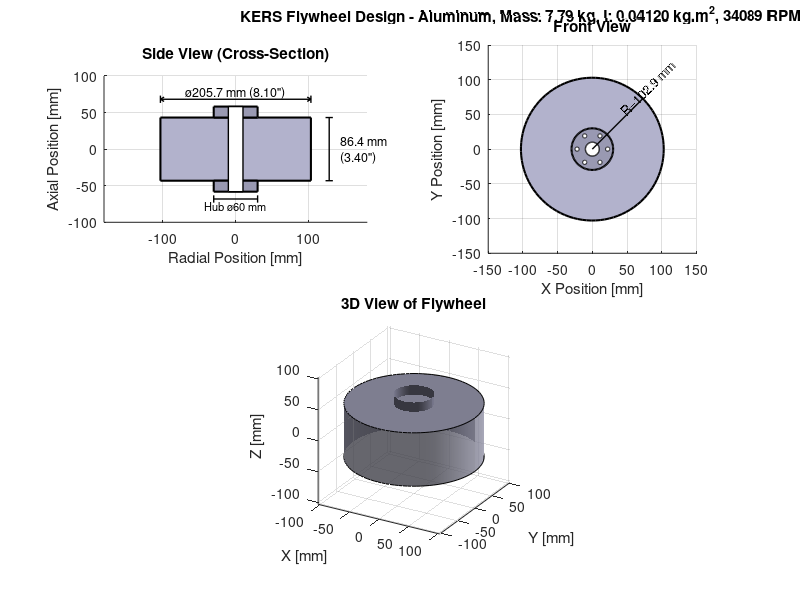
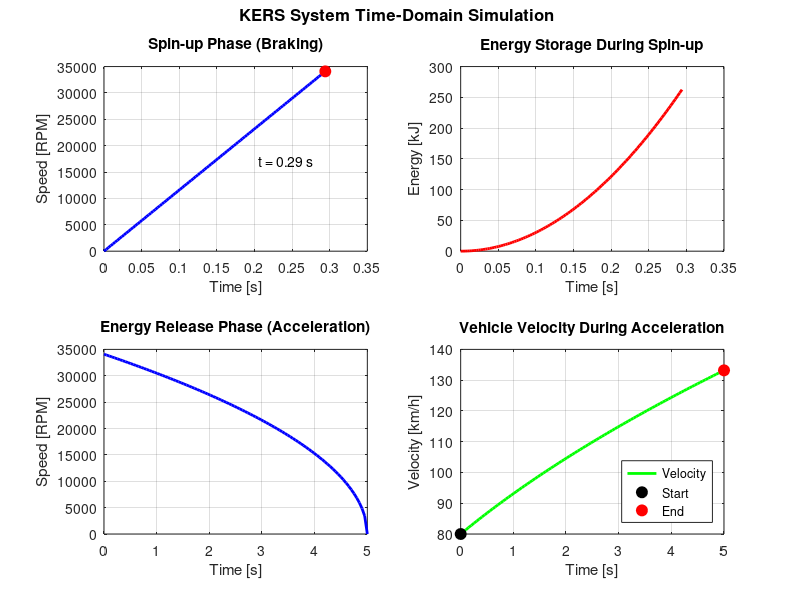

Recreate these plots in MATLAB, in order.
%% KERS Flywheel Design Script
% ME Design Project - Kinetic Energy Recovery System
% Date: November 2024
%
% This script designs a flywheel for an automotive KERS system
% that stores energy during braking and releases it during acceleration

clear; clc; close all;

%% ========== USER INPUT - EVALUATION MODE ==========
% Set to true to evaluate all materials and find the best one
% Set to false to test a specific material
evaluate_all_materials = true;  % <--- CHANGE THIS

% If evaluate_all_materials = false, specify which material:
%   1 = Aluminum        (2712 kg/m^3,  $2.80/kg)
%   2 = Brass 60/40     (8520 kg/m^3,  $5.00/kg)
%   3 = Copper          (8940 kg/m^3, $11.00/kg)
%   4 = Stainless Steel (7500 kg/m^3,  $4.00/kg)  <-- Good balance
%   5 = Titanium        (4500 kg/m^3, $100.00/kg)
%   6 = Zinc            (7135 kg/m^3, $13.00/kg)

single_material_choice = 4;  % <--- Only used if evaluate_all_materials = false

% ====================================================

%% Given Parameters and Constraints

% Power requirements
P_max = 60e3;           % Maximum power [W]
P_min = 45e3;           % Minimum power [W]
t_delivery = 5;         % Power delivery duration [s]

% Torque and vehicle specs
T_brake = 500;          % Available braking torque [Nm]
m_vehicle = 600;        % Total vehicle mass [kg]

% Size constraints (convert to meters)
D_max = 9 * 0.0254;     % Maximum diameter [m] (9 inches)
W_max = 4 * 0.0254;     % Maximum width [m] (4 inches)
r_max = D_max / 2;      % Maximum radius [m]

% Initial velocity after braking
v_initial = 80 / 3.6;   % Convert 80 km/h to m/s

%% Material Properties (from Table 1)

materials = {'Aluminum', 'Brass 60/40', 'Copper', 'Stainless Steel', 'Titanium', 'Zinc'};
densities = [2712, 8520, 8940, 7500, 4500, 7135];  % kg/m^3
costs = [2.80, 5, 11, 4, 100, 13];  % $/kg

fprintf('=== KERS FLYWHEEL DESIGN ===\n\n');

% Determine which materials to evaluate
if evaluate_all_materials
    material_list = 1:6;
    fprintf('Mode: Evaluating ALL materials to find optimal design\n\n');
else
    material_list = single_material_choice;
    fprintf('Mode: Single material evaluation\n');
    fprintf('Selected Material: %s\n', materials{single_material_choice});
    fprintf('Density: %.0f kg/m^3\n', densities(single_material_choice));
    fprintf('Cost: $%.2f/kg\n\n', costs(single_material_choice));
end

%% Part A: Calculate Moment of Inertia (Iterative Design)

% Energy requirement calculation
E_min = P_min * t_delivery;  % Minimum energy needed [J]
E_max = P_max * t_delivery;  % Maximum energy at full power [J]
E_target = (E_min + E_max) / 2;  % Target middle of range

fprintf('--- Energy Requirements ---\n');
fprintf('Minimum Energy: %.1f kJ\n', E_min/1000);
fprintf('Maximum Energy: %.1f kJ\n', E_max/1000);
fprintf('Target Energy: %.1f kJ\n\n', E_target/1000);

% Material comparison storage
material_comparison = [];  % Store results for each material

% Loop through each material to evaluate
for mat_idx = material_list

    % Set material properties for this iteration
    rho = densities(mat_idx);
    cost_per_kg = costs(mat_idx);

    fprintf('\n========================================\n');
    fprintf('EVALUATING: %s\n', materials{mat_idx});
    fprintf('Density: %.0f kg/m^3, Cost: $%.2f/kg\n', rho, cost_per_kg);
    fprintf('========================================\n\n');

% For a solid disk: I = (1/2) * m * r^2 = (1/2) * (rho * pi * r^2 * w) * r^2
% I = (1/2) * rho * pi * r^4 * w

% Energy stored: E = (1/2) * I * omega^2
% So: E = (1/4) * rho * pi * r^4 * w * omega^2

    % Design iteration table
    fprintf('--- Design Iteration Process ---\n');
    fprintf('Iter | Radius(m) | Width(m)  | Mass(kg) | I(kg.m^2) | omega(rad/s) | RPM      | Energy(kJ) | Cost($)\n');
    fprintf('-----|-----------|-----------|----------|-----------|--------------|----------|------------|--------\n');

    % Store iteration data
    iterations = [];
    iter = 0;

    % Try different size combinations to explore design space
    % A human would try: max size, reduced width, reduced radius, smaller overall

    %% Iteration 1: Maximum dimensions
    r = r_max;
    w = W_max;
    m = rho * pi * r^2 * w;
    I = 0.5 * m * r^2;
    omega = sqrt(2 * E_target / I);
    rpm = omega * 60 / (2*pi);
    E_stored = 0.5 * I * omega^2;
    total_cost = m * cost_per_kg;

    iter = iter + 1;
    fprintf('%4d | %9.4f | %9.4f | %8.2f | %9.5f | %12.1f | %8.0f | %9.2f   | %7.2f\n', ...
        iter, r, w, m, I, omega, rpm, E_stored/1000, total_cost);
    iterations = [iterations; iter, r, w, m, I, omega, rpm, E_stored, total_cost];

    %% Iteration 2: Reduce width (lighter, higher RPM)
    r = r_max;
    w = W_max * 0.75;  % 75% width
    m = rho * pi * r^2 * w;
    I = 0.5 * m * r^2;
    omega = sqrt(2 * E_target / I);
    rpm = omega * 60 / (2*pi);
    E_stored = 0.5 * I * omega^2;
    total_cost = m * cost_per_kg;

    iter = iter + 1;
    fprintf('%4d | %9.4f | %9.4f | %8.2f | %9.5f | %12.1f | %8.0f | %9.2f   | %7.2f\n', ...
        iter, r, w, m, I, omega, rpm, E_stored/1000, total_cost);
    iterations = [iterations; iter, r, w, m, I, omega, rpm, E_stored, total_cost];

    %% Iteration 3: Reduce radius (different geometry)
    r = r_max * 0.85;  % 85% radius
    w = W_max;
    m = rho * pi * r^2 * w;
    I = 0.5 * m * r^2;
    omega = sqrt(2 * E_target / I);
    rpm = omega * 60 / (2*pi);
    E_stored = 0.5 * I * omega^2;
    total_cost = m * cost_per_kg;

    iter = iter + 1;
    fprintf('%4d | %9.4f | %9.4f | %8.2f | %9.5f | %12.1f | %8.0f | %9.2f   | %7.2f\n', ...
        iter, r, w, m, I, omega, rpm, E_stored/1000, total_cost);
    iterations = [iterations; iter, r, w, m, I, omega, rpm, E_stored, total_cost];

    %% Iteration 4: Both reduced (compromise)
    r = r_max * 0.9;
    w = W_max * 0.85;
    m = rho * pi * r^2 * w;
    I = 0.5 * m * r^2;
    omega = sqrt(2 * E_target / I);
    rpm = omega * 60 / (2*pi);
    E_stored = 0.5 * I * omega^2;
    total_cost = m * cost_per_kg;

    iter = iter + 1;
    fprintf('%4d | %9.4f | %9.4f | %8.2f | %9.5f | %12.1f | %8.0f | %9.2f   | %7.2f\n', ...
        iter, r, w, m, I, omega, rpm, E_stored/1000, total_cost);
    iterations = [iterations; iter, r, w, m, I, omega, rpm, E_stored, total_cost];

    fprintf('\n');

    % Store all iteration data for optimization
    % Columns: [mat_idx, iter_num, r, w, m, I, omega, rpm, E, cost]
    for i = 1:size(iterations, 1)
        material_comparison = [material_comparison; mat_idx, iterations(i,1), iterations(i,2), iterations(i,3), ...
                              iterations(i,4), iterations(i,5), iterations(i,6), iterations(i,7), iterations(i,8), iterations(i,9)];
    end

end  % End of material loop

% Optimal design selection (without made-up numbers)
if evaluate_all_materials
    fprintf('\n========================================\n');
    fprintf('OPTIMAL DESIGN SELECTION\n');
    fprintf('========================================\n');
    fprintf('Scoring based on two real project objectives:\n');
    fprintf('  1. Minimize Cost (project requirement)\n');
    fprintf('  2. Minimize Mass (automotive application)\n');
    fprintf('Each metric normalized 0-100, equal weight (50%% each)\n\n');

    % Extract metrics for all designs
    all_costs = material_comparison(:, 10);
    all_masses = material_comparison(:, 5);

    % Normalize metrics to 0-100 scale (lower is better for both)
    % Score = 100 * (max - value) / (max - min)
    % This gives 100 to best (lowest) and 0 to worst (highest)
    cost_scores = 100 * (max(all_costs) - all_costs) / (max(all_costs) - min(all_costs));
    mass_scores = 100 * (max(all_masses) - all_masses) / (max(all_masses) - min(all_masses));

    % Combined score (equal weights - no arbitrary bias)
    combined_scores = (cost_scores + mass_scores) / 2;

    % Find optimal design
    [best_score, best_idx] = max(combined_scores);

    % Extract optimal design parameters
    material_choice = material_comparison(best_idx, 1);
    iter_choice = material_comparison(best_idx, 2);
    r_final = material_comparison(best_idx, 3);
    w_final = material_comparison(best_idx, 4);
    m_final = material_comparison(best_idx, 5);
    I_final = material_comparison(best_idx, 6);
    omega_op = material_comparison(best_idx, 7);
    rpm_op = material_comparison(best_idx, 8);

    % Show top 5 designs
    [sorted_scores, sorted_idx] = sort(combined_scores, 'descend');
    fprintf('Top 5 Design Options:\n');
    fprintf('Rank | Material         | Iter | Mass(kg) | RPM      | Cost($) | Score\n');
    fprintf('-----|------------------|------|----------|----------|---------|-------\n');
    for i = 1:min(5, length(sorted_scores))
        idx = sorted_idx(i);
        mat_num = material_comparison(idx, 1);
        iter_num = material_comparison(idx, 2);
        fprintf('%4d | %-16s | %4d | %8.2f | %8.0f | %7.2f | %6.1f\n', ...
            i, materials{mat_num}, iter_num, material_comparison(idx, 5), ...
            material_comparison(idx, 8), material_comparison(idx, 10), combined_scores(idx));
    end

    fprintf('\n--- OPTIMAL DESIGN SELECTED ---\n');
    fprintf('Material: %s, Iteration: %d\n', materials{material_choice}, iter_choice);
    fprintf('Score Breakdown: Cost=%.1f, Mass=%.1f → Combined=%.1f\n', ...
        cost_scores(best_idx), mass_scores(best_idx), best_score);
    fprintf('========================================\n\n');
else
    material_choice = single_material_choice;
    % Use iteration 1 (max dimensions) for single material mode
    r_final = r_max;
    w_final = W_max;
    rho = densities(material_choice);
    cost_per_kg = costs(material_choice);
    m_final = rho * pi * r_final^2 * w_final;
    I_final = 0.5 * m_final * r_final^2;
    omega_op = sqrt(2 * E_target / I_final);
    rpm_op = omega_op * 60 / (2*pi);
end

% Set final material properties
rho = densities(material_choice);
cost_per_kg = costs(material_choice);

fprintf('--- FINAL DESIGN (Part A) ---\n');
if evaluate_all_materials
    fprintf('AUTOMATICALLY SELECTED based on optimal scoring\n');
end
fprintf('Material: %s\n', materials{material_choice});
fprintf('Flywheel Radius: %.4f m (%.2f in)\n', r_final, r_final/0.0254);
fprintf('Flywheel Width: %.4f m (%.2f in)\n', w_final, w_final/0.0254);
fprintf('Flywheel Mass: %.2f kg\n', m_final);
fprintf('Moment of Inertia: %.6f kg.m^2\n', I_final);
fprintf('Operating Speed: %.0f RPM (%.1f rad/s)\n', rpm_op, omega_op);
fprintf('Energy Stored: %.2f kJ\n', E_target/1000);
fprintf('Total Cost: $%.2f\n\n', m_final * cost_per_kg);

%% Part B: Spin-up Time Calculation

% Using T = I * alpha, where alpha is angular acceleration
% alpha = T / I
% omega = alpha * t (starting from rest)
% t = omega / alpha = omega * I / T

alpha = T_brake / I_final;  % Angular acceleration [rad/s^2]
t_spinup = omega_op / alpha;  % Time to reach operating speed [s]

fprintf('--- SPIN-UP TIME (Part B) ---\n');
fprintf('Available Braking Torque: %.0f Nm\n', T_brake);
fprintf('Angular Acceleration: %.2f rad/s^2\n', alpha);
fprintf('Time to reach %.0f RPM: %.2f seconds\n\n', rpm_op, t_spinup);

% Verify with kinematics
omega_check = alpha * t_spinup;
fprintf('Verification: omega = alpha * t = %.1f rad/s (should be %.1f)\n\n', omega_check, omega_op);

%% Part C: Vehicle Velocity Gain Analysis

% Energy released from flywheel goes to vehicle kinetic energy
% E_flywheel = (1/2) * m_vehicle * (v_final^2 - v_initial^2)
% Solving for v_final:
% v_final = sqrt(v_initial^2 + 2*E_flywheel/m_vehicle)

% For different power levels
E_at_Pmin = P_min * t_delivery;
E_at_Pmax = P_max * t_delivery;

% Velocity gain at minimum power
v_final_min = sqrt(v_initial^2 + 2*E_at_Pmin/m_vehicle);
delta_v_min = v_final_min - v_initial;

% Velocity gain at maximum power
v_final_max = sqrt(v_initial^2 + 2*E_at_Pmax/m_vehicle);
delta_v_max = v_final_max - v_initial;

% At target energy
v_final_target = sqrt(v_initial^2 + 2*E_target/m_vehicle);
delta_v_target = v_final_target - v_initial;

fprintf('--- VELOCITY GAIN ANALYSIS (Part C) ---\n');
fprintf('Initial Velocity: %.2f m/s (%.0f km/h)\n', v_initial, v_initial*3.6);
fprintf('\nAt Minimum Power (%.0f kW):\n', P_min/1000);
fprintf('  Energy Released: %.1f kJ\n', E_at_Pmin/1000);
fprintf('  Final Velocity: %.2f m/s (%.1f km/h)\n', v_final_min, v_final_min*3.6);
fprintf('  Velocity Gain: %.2f m/s (%.1f km/h)\n', delta_v_min, delta_v_min*3.6);

fprintf('\nAt Maximum Power (%.0f kW):\n', P_max/1000);
fprintf('  Energy Released: %.1f kJ\n', E_at_Pmax/1000);
fprintf('  Final Velocity: %.2f m/s (%.1f km/h)\n', v_final_max, v_final_max*3.6);
fprintf('  Velocity Gain: %.2f m/s (%.1f km/h)\n', delta_v_max, delta_v_max*3.6);

fprintf('\nAt Target Energy (%.1f kJ):\n', E_target/1000);
fprintf('  Final Velocity: %.2f m/s (%.1f km/h)\n', v_final_target, v_final_target*3.6);
fprintf('  Velocity Gain: %.2f m/s (%.1f km/h)\n\n', delta_v_target, delta_v_target*3.6);

%% Part D: Angular Momentum

H = I_final * omega_op;  % Angular momentum [kg.m^2/s]

fprintf('--- ANGULAR MOMENTUM (Part D) ---\n');
fprintf('Angular Momentum at Operating Speed: %.2f kg.m^2/s\n', H);
fprintf('  = %.2f N.m.s\n\n', H);

%% Part E: Dimensioned Sketch of Flywheel

figure('Position', [100 100 1000 800]);

% Design with hub for gear attachment
r_hub = 0.03;           % Hub radius for gear attachment [m]
r_inner = 0.04;         % Inner radius (after hub) [m]
hub_height = 0.015;     % Hub protrusion height [m]

% Side view (cross-section)
subplot(2,2,1);
hold on;

% Main disk body
rectangle('Position', [-r_final*1000, -w_final*1000/2, 2*r_final*1000, w_final*1000], ...
    'FaceColor', [0.7 0.7 0.8], 'EdgeColor', 'k', 'LineWidth', 1.5);

% Hub (protrusion for gear attachment)
rectangle('Position', [-r_hub*1000, -w_final*1000/2-hub_height*1000, 2*r_hub*1000, hub_height*1000], ...
    'FaceColor', [0.6 0.6 0.7], 'EdgeColor', 'k', 'LineWidth', 1.5);
rectangle('Position', [-r_hub*1000, w_final*1000/2, 2*r_hub*1000, hub_height*1000], ...
    'FaceColor', [0.6 0.6 0.7], 'EdgeColor', 'k', 'LineWidth', 1.5);

% Center hole for shaft
rectangle('Position', [-10, -w_final*1000/2-hub_height*1000, 20, w_final*1000+2*hub_height*1000], ...
    'FaceColor', 'w', 'EdgeColor', 'k', 'LineWidth', 1);

% Dimension lines
% Diameter
plot([-r_final*1000, -r_final*1000], [w_final*1000/2+20, w_final*1000/2+30], 'k-', 'LineWidth', 1);
plot([r_final*1000, r_final*1000], [w_final*1000/2+20, w_final*1000/2+30], 'k-', 'LineWidth', 1);
plot([-r_final*1000, r_final*1000], [w_final*1000/2+25, w_final*1000/2+25], 'k-', 'LineWidth', 1);
plot([-r_final*1000, -r_final*1000+5], [w_final*1000/2+25, w_final*1000/2+22], 'k-', 'LineWidth', 1);
plot([-r_final*1000, -r_final*1000+5], [w_final*1000/2+25, w_final*1000/2+28], 'k-', 'LineWidth', 1);
plot([r_final*1000, r_final*1000-5], [w_final*1000/2+25, w_final*1000/2+22], 'k-', 'LineWidth', 1);
plot([r_final*1000, r_final*1000-5], [w_final*1000/2+25, w_final*1000/2+28], 'k-', 'LineWidth', 1);
text(0, w_final*1000/2+35, sprintf('ø%.1f mm (%.2f")', 2*r_final*1000, 2*r_final/0.0254), ...
    'HorizontalAlignment', 'center', 'FontSize', 9);

% Width
plot([r_final*1000+20, r_final*1000+30], [-w_final*1000/2, -w_final*1000/2], 'k-', 'LineWidth', 1);
plot([r_final*1000+20, r_final*1000+30], [w_final*1000/2, w_final*1000/2], 'k-', 'LineWidth', 1);
plot([r_final*1000+25, r_final*1000+25], [-w_final*1000/2, w_final*1000/2], 'k-', 'LineWidth', 1);
text(r_final*1000+40, 0, sprintf('%.1f mm\n(%.2f")', w_final*1000, w_final/0.0254), ...
    'HorizontalAlignment', 'left', 'FontSize', 9);

% Hub diameter
plot([-r_hub*1000, -r_hub*1000], [-w_final*1000/2-hub_height*1000-5, -w_final*1000/2-hub_height*1000-15], 'k-', 'LineWidth', 1);
plot([r_hub*1000, r_hub*1000], [-w_final*1000/2-hub_height*1000-5, -w_final*1000/2-hub_height*1000-15], 'k-', 'LineWidth', 1);
plot([-r_hub*1000, r_hub*1000], [-w_final*1000/2-hub_height*1000-10, -w_final*1000/2-hub_height*1000-10], 'k-', 'LineWidth', 1);
text(0, -w_final*1000/2-hub_height*1000-20, sprintf('Hub ø%.0f mm', 2*r_hub*1000), ...
    'HorizontalAlignment', 'center', 'FontSize', 8);

axis equal;
xlim([-180 180]);
ylim([-100 100]);
xlabel('Radial Position [mm]');
ylabel('Axial Position [mm]');
title('Side View (Cross-Section)');
grid on;

% Front view
subplot(2,2,2);
hold on;

% Draw concentric circles
theta = linspace(0, 2*pi, 100);

% Outer disk
fill(r_final*1000*cos(theta), r_final*1000*sin(theta), [0.7 0.7 0.8], 'EdgeColor', 'k', 'LineWidth', 1.5);

% Hub circle
fill(r_hub*1000*cos(theta), r_hub*1000*sin(theta), [0.6 0.6 0.7], 'EdgeColor', 'k', 'LineWidth', 1.5);

% Center hole
fill(10*cos(theta), 10*sin(theta), 'w', 'EdgeColor', 'k', 'LineWidth', 1);

% Bolt holes on hub (for gear attachment)
n_bolts = 6;
r_bolt_circle = 0.022;  % Bolt circle radius [m]
r_bolt = 0.003;         % Bolt hole radius [m]
for i = 1:n_bolts
    angle = (i-1) * 2*pi/n_bolts;
    x_bolt = r_bolt_circle*1000*cos(angle);
    y_bolt = r_bolt_circle*1000*sin(angle);
    fill(x_bolt + r_bolt*1000*cos(theta), y_bolt + r_bolt*1000*sin(theta), 'w', 'EdgeColor', 'k');
end

% Dimension for radius
plot([0, r_final*1000*cos(pi/4)], [0, r_final*1000*sin(pi/4)], 'k-', 'LineWidth', 1);
text(r_final*1000*cos(pi/4)*0.6, r_final*1000*sin(pi/4)*0.6+10, sprintf('R=%.1f mm', r_final*1000), ...
    'FontSize', 9, 'Rotation', 45);

axis equal;
xlim([-150 150]);
ylim([-150 150]);
xlabel('X Position [mm]');
ylabel('Y Position [mm]');
title('Front View');
grid on;

% 3D visualization
subplot(2,2,[3,4]);
hold on;

% Create cylinder for flywheel
[X, Y, Z] = cylinder(r_final*1000, 50);
Z = Z * w_final*1000 - w_final*1000/2;
surf(X, Y, Z, 'FaceColor', [0.7 0.7 0.8], 'EdgeColor', 'none', 'FaceAlpha', 0.8);

% Top and bottom caps
fill3(r_final*1000*cos(theta), r_final*1000*sin(theta), ones(size(theta))*w_final*1000/2, ...
    [0.7 0.7 0.8], 'EdgeColor', 'k');
fill3(r_final*1000*cos(theta), r_final*1000*sin(theta), -ones(size(theta))*w_final*1000/2, ...
    [0.7 0.7 0.8], 'EdgeColor', 'k');

% Hub cylinders
[Xh, Yh, Zh] = cylinder(r_hub*1000, 30);
Zh_top = Zh * hub_height*1000 + w_final*1000/2;
Zh_bot = -Zh * hub_height*1000 - w_final*1000/2;
surf(Xh, Yh, Zh_top, 'FaceColor', [0.6 0.6 0.7], 'EdgeColor', 'none');
surf(Xh, Yh, Zh_bot, 'FaceColor', [0.6 0.6 0.7], 'EdgeColor', 'none');

view(30, 25);
axis equal;
xlabel('X [mm]');
ylabel('Y [mm]');
zlabel('Z [mm]');
title('3D View of Flywheel');
light('Position', [1 1 1]);
lighting gouraud;
grid on;

% Add figure title (compatible with older MATLAB versions)
annotation('textbox', [0.3, 0.96, 0.4, 0.04], 'String', ...
    sprintf('KERS Flywheel Design - %s, Mass: %.2f kg, I: %.5f kg.m^2, %.0f RPM', ...
    materials{material_choice}, m_final, I_final, rpm_op), ...
    'FontSize', 11, 'FontWeight', 'bold', 'HorizontalAlignment', 'center', ...
    'EdgeColor', 'none');

%% Time-domain simulation plots

figure('Position', [150 150 1000 600]);

% Spin-up phase simulation
t_spin = linspace(0, t_spinup, 100);
omega_spin = alpha * t_spin;
E_spin = 0.5 * I_final * omega_spin.^2;

subplot(2,2,1);
plot(t_spin, omega_spin * 60/(2*pi), 'b-', 'LineWidth', 2);
xlabel('Time [s]');
ylabel('Speed [RPM]');
title('Spin-up Phase (Braking)');
grid on;
hold on;
plot(t_spinup, rpm_op, 'ro', 'MarkerSize', 8, 'MarkerFaceColor', 'r');
text(t_spinup*0.7, rpm_op*0.5, sprintf('t = %.2f s', t_spinup), 'FontSize', 10);

subplot(2,2,2);
plot(t_spin, E_spin/1000, 'r-', 'LineWidth', 2);
xlabel('Time [s]');
ylabel('Energy [kJ]');
title('Energy Storage During Spin-up');
grid on;

% Energy release phase (assuming constant power delivery)
t_release = linspace(0, t_delivery, 100);
P_avg = E_target / t_delivery;  % Average power
E_release = E_target - P_avg * t_release;
omega_release = sqrt(2 * E_release / I_final);

subplot(2,2,3);
plot(t_release, omega_release * 60/(2*pi), 'b-', 'LineWidth', 2);
xlabel('Time [s]');
ylabel('Speed [RPM]');
title('Energy Release Phase (Acceleration)');
grid on;

% Vehicle velocity during acceleration
v_accel = sqrt(v_initial^2 + 2*(E_target - E_release)/m_vehicle);

subplot(2,2,4);
plot(t_release, v_accel*3.6, 'g-', 'LineWidth', 2);
xlabel('Time [s]');
ylabel('Velocity [km/h]');
title('Vehicle Velocity During Acceleration');
grid on;
hold on;
plot(0, v_initial*3.6, 'ko', 'MarkerSize', 8, 'MarkerFaceColor', 'k');
plot(t_delivery, v_final_target*3.6, 'ro', 'MarkerSize', 8, 'MarkerFaceColor', 'r');
legend('Velocity', 'Start', 'End', 'Location', 'southeast');

% Add figure title
annotation('textbox', [0.3, 0.96, 0.4, 0.04], 'String', 'KERS System Time-Domain Simulation', ...
    'FontSize', 12, 'FontWeight', 'bold', 'HorizontalAlignment', 'center', ...
    'EdgeColor', 'none');

%% Summary Output

% Calculate cost per velocity increase
cost_per_velocity_increase = (m_final * cost_per_kg) / (delta_v_target * 3.6);

fprintf('\n========================================\n');
fprintf('        DESIGN SUMMARY TABLE            \n');
fprintf('========================================\n');
fprintf('Material: %s\n\n', materials{material_choice});

fprintf('%-30s | %-12s | %12s | %-10s\n', 'Parameter', 'Symbol', 'Value', 'Unit');
fprintf('-------------------------------|--------------|--------------|------------\n');
fprintf('%-30s | %-12s | %12.2f | %-10s\n', 'Energy Stored', 'E', E_target/1000, 'kJ');
fprintf('%-30s | %-12s | %12.1f | %-10s\n', 'Operating Angular Velocity', 'ω', omega_op, 'rad/s');
fprintf('%-30s | %-12s | %12.2f | %-10s\n', 'Outer Diameter', 'D', 2*r_final/0.0254, 'in');
fprintf('%-30s | %-12s | %12.2f | %-10s\n', 'Disk Thickness', 'w', w_final/0.0254, 'in');
fprintf('%-30s | %-12s | %12.2f | %-10s\n', 'Disk Mass', 'm', m_final, 'kg');
fprintf('%-30s | %-12s | %12.6f | %-10s\n', 'Moment of Inertia', 'I', I_final, 'kg·m²');
fprintf('%-30s | %-12s | %12.2f | %-10s\n', 'Angular Momentum', 'H', H, 'kg·m²/s');
fprintf('%-30s | %-12s | %12.2f | %-10s\n', 'Angular Acceleration', 'α', alpha, 'rad/s²');
fprintf('%-30s | %-12s | %12.2f | %-10s\n', 'Spin-up Time', 't', t_spinup, 's');
fprintf('%-30s | %-12s | %12.0f | %-10s\n', 'Maximum Power', 'P_max', P_max/1000, 'kW');
fprintf('%-30s | %-12s | %12.1f | %-10s\n', 'Vehicle Speed Gain', 'Δv', delta_v_target*3.6, 'km/h');
fprintf('%-30s | %-12s | %12.2f | %-10s\n', 'Cost of the flywheel', 'Cost', m_final * cost_per_kg, '$');
fprintf('%-30s | %-12s | %12.2f | %-10s\n', '$/Velocity increase', '$/Δv', cost_per_velocity_increase, '$/km/h');
fprintf('========================================\n');

%% Save figures
saveas(figure(1), 'Flywheel_Design_Drawing.png');
saveas(figure(2), 'KERS_Simulation.png');
fprintf('\nFigures saved to current directory.\n');
